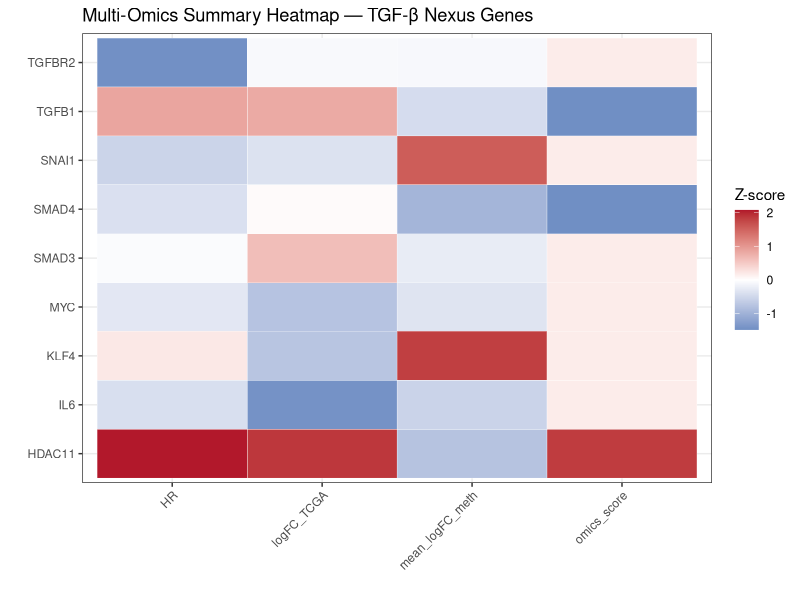

Write R code to recreate this figure.
# 24_summary_heatmap.R
library(ggplot2)
library(dplyr)
library(tidyr)
library(tibble)

integrated <- read.csv("03_results/multiomics_integrated.csv")

plot_df <- integrated[!is.na(integrated$omics_score) & 
                        integrated$omics_score >= 2, ]

heat_data <- plot_df %>%
  select(symbol, logFC_TCGA, mean_logFC_meth, HR, omics_score) %>%
  column_to_rownames("symbol")

heat_scaled <- as.data.frame(scale(heat_data))

heat_long <- heat_scaled %>%
  rownames_to_column("gene") %>%
  pivot_longer(-gene, names_to = "metric", values_to = "value")

p <- ggplot(heat_long, aes(x = metric, y = gene, fill = value)) +
  geom_tile(color = "white") +
  scale_fill_gradient2(low = "#2166AC", mid = "white", high = "#B2182B",
                       midpoint = 0, name = "Z-score") +
  labs(title = "Multi-Omics Summary Heatmap — TGF-β Nexus Genes",
       x = "", y = "") +
  theme_bw() +
  theme(axis.text.x = element_text(angle = 45, hjust = 1))

png("04_figures/summary_heatmap.png", width = 8, height = 6,
    units = "in", res = 300)
print(p)
dev.off()
cat("Summary heatmap saved.\n")
